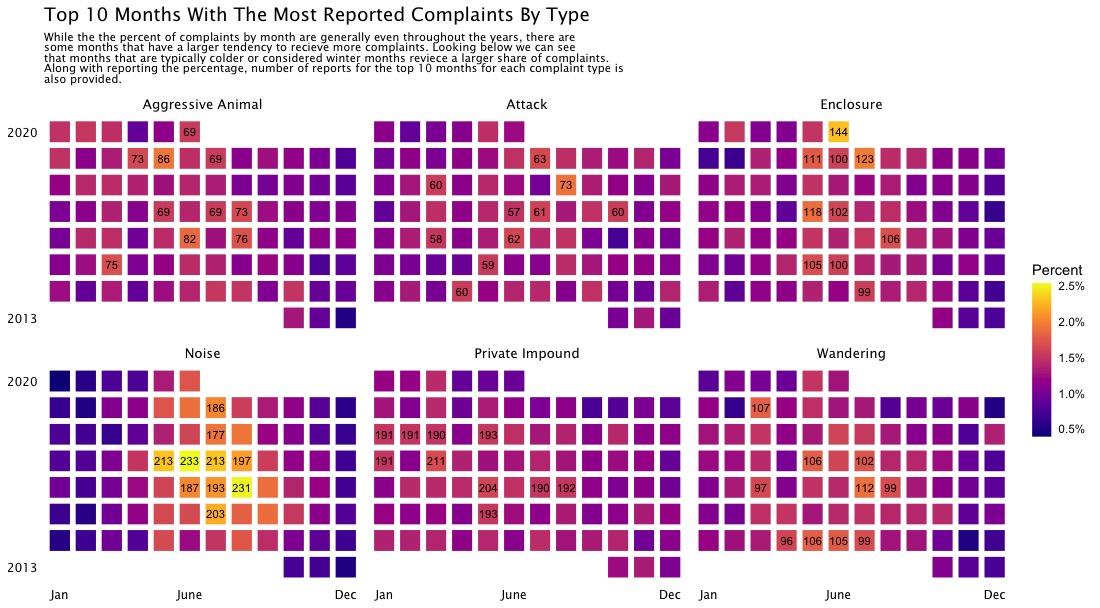

Source code (R):
#Packages
library(dplyr)
library(janitor)
library(viridis)
library(readr)
library(tidyr)
library(ggplot2)
library(ggtext)
library(extrafont)

extrafont::font_import()


#Data
animal_complaints <- read_csv('https://raw.githubusercontent.com/rfordatascience/tidytuesday/master/data/2020/2020-07-21/animal_complaints.csv') %>%
  clean_names() %>% 
  separate(date_received, into = c("month", "year")) %>%
  mutate(month = factor(month, 
                         levels =  c("January", "February", "March",
                                           "April", "May", "June", "July",
                                           "August", "September", "October",
                                           "November", "December"),
                         labels = c("Jan", "Feb", "Mar", "Apr", "May",
                                    "June", "Jul", "Aug", "Sep", "Oct",
                                    "Nov", "Dec")))


#Visualization
per_animal_complaints <- animal_complaints %>% 
  group_by(complaint_type) %>%
  count(month, year) %>% 
  mutate(percent = n/sum(n) * 100) %>%
  ungroup()



ggplot(per_animal_complaints, aes(month, year)) +
  geom_tile(aes(fill = percent), colour = "white", size = 2) +
  geom_text(data = per_animal_complaints %>% group_by(complaint_type) %>% slice_max(percent, n = 10,
                                                                                    with_ties = F),
            aes(label = round(n, 1)), size = 3) +
#  geom_segment(data = segment_coord %>% filter(axis == "x"), aes(x = x1, y = y1, xend = x2, yend = y2)) +
#  geom_segment(data = segment_coord, aes(x = x1, y = y1, xend = x2, yend = y2),
#               arrow = arrow(length = unit(.2, "cm")), inherit.aes = F) +
  labs(
    x = NULL,
    y = NULL,
    title = "Top 10 Months With The Most Reported Complaints By Type",
    subtitle = "While the the percent of complaints by month are generally even throughout the years, there are 
    <br>some months that have a larger tendency to recieve more complaints. Looking below we can see 
    <br>that months that are typically **colder** or considered **winter** months reviece a larger share of complaints.
    <br>Along with reporting the percentage, number of reports for the top 10 months for each complaint type is 
    <br>also provided."
  ) +
  scale_fill_viridis(name = "Percent", option = "plasma",
                     labels = c("0.5%", "1.0%", "1.5%", "2.0%", "2.5%")) +
  scale_x_discrete(breaks = c("Jan", "June","Dec")) +
  scale_y_discrete(breaks = c("2013", "2020")) +
#  coord_cartesian(xlim = c(0,12.2), ylim = c(0,8), clip = "off") +
  facet_wrap(~complaint_type) +
  theme(
    axis.ticks = element_blank(),
    axis.text = element_text(size = 9, colour = "black", family = "Lucida Sans Unicode"),
    panel.background = element_blank(),
    plot.title = element_markdown(size = 14, family = "Lucida Sans Unicode"),
    plot.subtitle = element_markdown(size = 8.5, family = "Lucida Sans Unicode"),
    strip.background = element_blank(),
    strip.text = element_text(colour = "black", size = 10, family = "Lucida Sans Unicode")
    )+
  guides(fill = guide_colourbar(ticks = F, barwidth = 1, barheight = 8))


#segment_coord <- tibble(
#  x1 = c(1.4, -1.45, 6),
#  x2 = c(5., -1.45, 11),
#  y1 = c(-1, 1.3, -1),
#  y2 = c(-1, 7.7, -1),
#  axis = c("x", "y", "x-pt2"),
#  complaint_type = c("Noise", "Noise", "Noise"))
